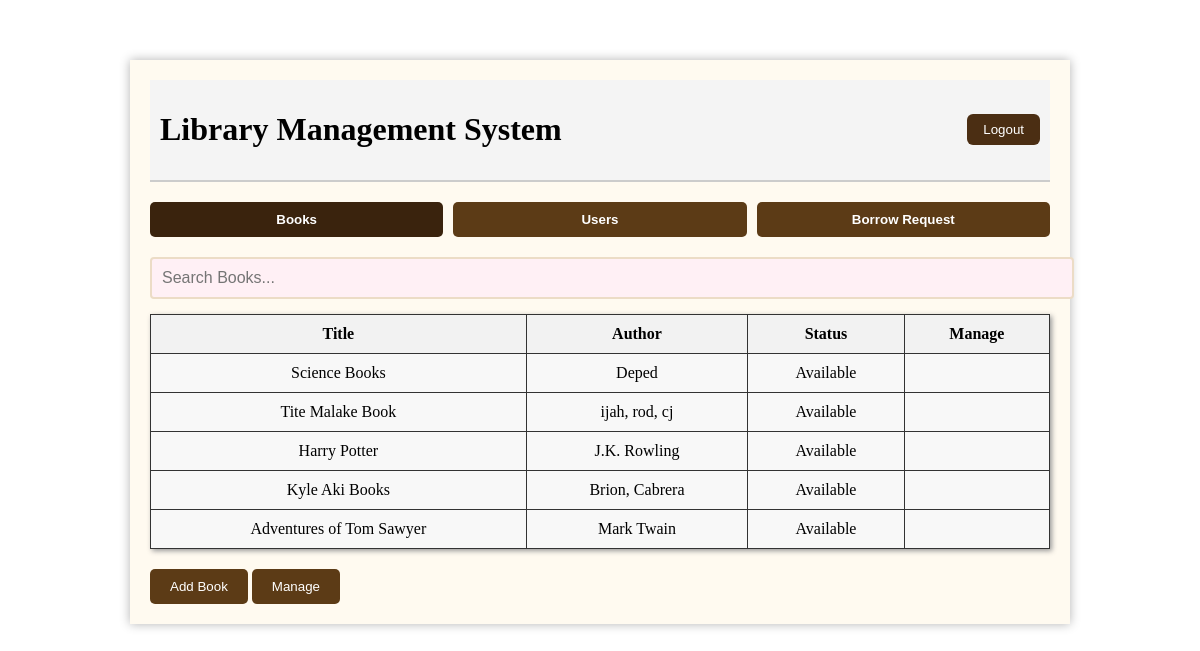
Before: /admin/homepage (signed in) with the older database file.
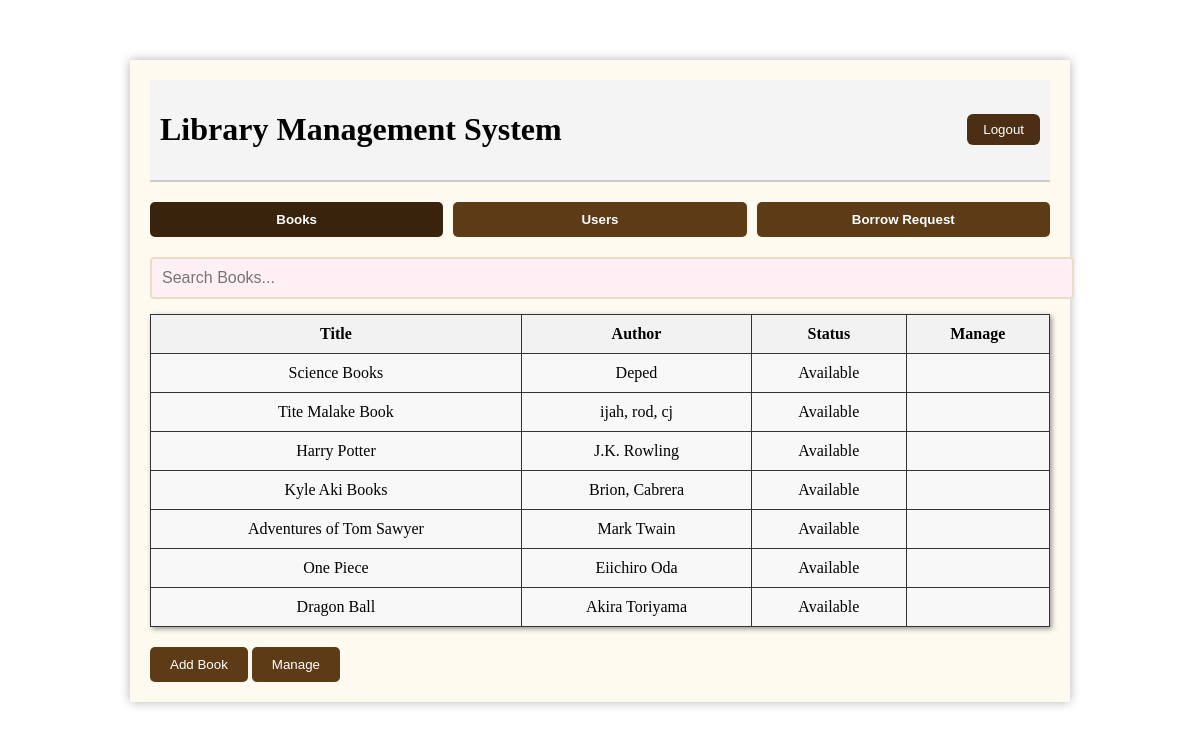
After: the same page with the newer database file.
### website/models.py (models this page shows, shortened)
class Book(db.Model):
    id = db.Column(db.Integer, primary_key=True)
    title = db.Column(db.String(255), nullable=False)
    author = db.Column(db.String(255), nullable=False)
    isbn = db.Column(db.String(20), unique=True, nullable=False)
    available_copies = db.Column(db.Integer, default=1)

### website/views.py (the view)
@views.route('/admin/homepage')
@login_required
def admin_homepage():
    members = User.query.filter_by(role='member').all()
    books = Book.query.all()
    borrow_requests = BorrowRequest.query.filter_by(status='pending').all()
    return render_template('admin_home.html', members=members, books=books, borrow_requests=borrow_requests)

### website/__init__.py (called while the page is built)
def create_app():
    app = Flask(__name__)
    app.config["SECRET_KEY"] = 'aobwduiao'
    app.config['SQLALCHEMY_DATABASE_URI'] = f'sqlite:///library.db'
    db.init_app(app)
    migrate.init_app(app, db)
    bcrypt.init_app(app)
    login_manager.init_app(app)
    @login_manager.user_loader
    def load_user(user_id):
        return User.query.get(int(user_id))
    from .auth import auth
    app.register_blueprint(auth)
    from .views import views
    app.register_blueprint(views)
    with app.app_context():
        try:
            with db.engine.connect() as connection:
                connection.execute(text("SELECT 1"))
            print("Database connection successful!")
        except Exception as e:
            print(f"Database connection failed: {e}")
    create_database(app)
    return app

### website/templates/admin_home.html (shortened to what this page needs)
{% extends "base.html" %}
{% block content %}
  <div class="container1">
    <header>
      <h1>Library Management System</h1>
      <button class="logout" onclick="popLogout()">Logout</button>
    </header>
    <div class="navi">
      <nav>
        <button class="nav-btn active" onclick="popBooks()">Books</button>
        <button class="nav-btn" onclick="popUser()">Users</button>
        <button class="nav-btn" onclick="popBorrowReq()">Borrow Request</button>
      </nav>
    </div>
    <div class="search-bar">
      <input type="text" placeholder="Search Books..." />
    </div>
    <div class="table">
      <table>
        <thead>
          <tr>
            <th>Title</th>
            <th>Author</th>
            <th>Status</th>
            <th>Manage</th>
          </tr>
        </thead>
        <tbody>
          {% for book in books %}
          <tr>
            <td>{{ book.title }}</td>
            <td>{{ book.author }}</td>
            <td>{{ 'Available' if book.available_copies > 0 else 'Unavailable'}}</td>
            <td></td>
          </tr>
          {% endfor %}
        </tbody>
      </table>
    </div>
    <div class="manage-section">
      <button class="manage-btn" onclick="toggleAddBookForm()">Add Book</button>
      <button class="manage-btn" onclick="showManageBooks()">Manage</button>
    </div>
  </div>
{% endblock %}

Changed rows visible on the page:
added Book: title "One Piece", author "Eiichiro Oda", available_copies "Available"
added Book: title "Dragon Ball", author "Akira Toriyama", available_copies "Available"
